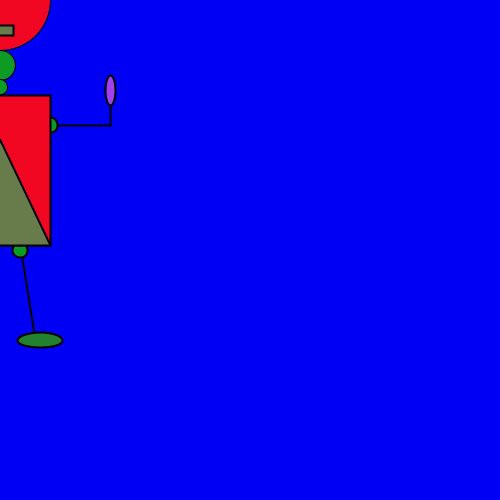
Frame 1 (no input)
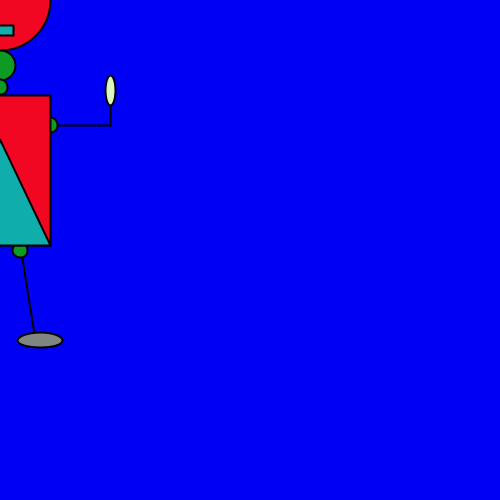
Frame 60 (the mouse pressed at the canvas centre just before this capture)
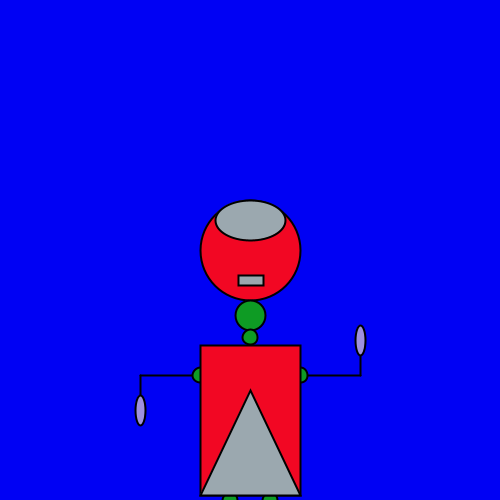
Frame 120 (the mouse held since frame 60 and released just before this capture)

The Processing sketch that drew these frames (run headless with seeded random() and noise(); from frame 60 on, the mouse is pressed at the canvas centre):

// Processing sketch: processing_58941
// ── processing_58941.pde

void setup() {
background(500,500); 
size(500,500);
}

void draw () {
  background(500,500);

fill(242,7,35);
smooth();
ellipse(mouseX,mouseY,100,100); //head

fill(14,155,36);
smooth();
ellipse(mouseX,mouseY +65,30,30); //neck 1
ellipse(mouseX,mouseY +87,15,15); //neck 2

strokeWeight(2);
smooth();
line(mouseX -35,mouseY +340,mouseX -20,mouseY +246); //leg
line(mouseX +35,mouseY +340,mouseX +20,mouseY +246); //leg

strokeWeight(2);
fill(15,15,15);
smooth();
line(mouseX -110,mouseY +125,mouseX -50,mouseY +125); //arm
line(mouseX +50,mouseY +125,mouseX +110,mouseY +125); //arm
line(mouseX -110,mouseY +125,mouseX -110,mouseY +160); //forearm
line(mouseX +110,mouseY +125,mouseX +110,mouseY +90); //forearm

fill(random(250),random(250),random(250));
frameRate(10);
smooth();
ellipse(mouseX -110,mouseY +160,10,30); //hand
ellipse(mouseX +110,mouseY +90,10,30); //hand


fill(14,155,36);
smooth();
ellipse(mouseX -50,mouseY +125,15,15); //arm joint
ellipse(mouseX +50,mouseY +125,15,15); //arm joint
ellipse(mouseX -20,mouseY +250,15,15); //leg joint
ellipse(mouseX +20,mouseY +250,15,15); //leg joint

fill(random(150),random(150),random(150));
frameRate(10);
smooth();
ellipse(mouseX -40,mouseY +340,45,15); //foot
ellipse(mouseX +40,mouseY +340,45,15); //foot


fill(242,7,35);
smooth();
rect(mouseX -50,mouseY +95,100,150); //body

fill(random(225),random(225),random(225));
frameRate(10);
smooth();
rect(mouseX -12,mouseY +25,25,10); //mouth
triangle(mouseX -50,mouseY +245,mouseX,mouseY +140,mouseX +50,mouseY +245); //belly
ellipse(mouseX,mouseY -30,70,40); //hat

}
